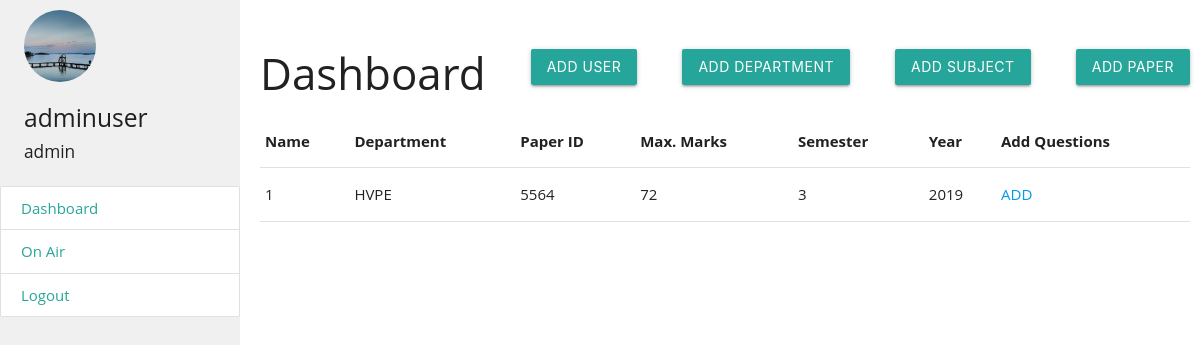
The app's page /index.php (signed in) with its own data.
### tables this page shows
CREATE TABLE `paper` (
  `sno` int(255) NOT NULL,
  `subcode` varchar(9999) NOT NULL,
  `paper_id` text NOT NULL,
  `maxm` int(10) NOT NULL,
  `sem` int(110) NOT NULL,
  `year` int(4) NOT NULL,
  `islive` int(5) NOT NULL
);

### config.php (called while the page is built, shortened)
<?php
$conn = mysqli_connect("localhost", "root", "", "hack");
function getData($table, $offset)
{
  global $conn;
  $qry = "SELECT * FROM $table";
  $exe = mysqli_query($conn, $qry);
  $array = array(array());
  $i = 0;
  while ($cont = mysqli_fetch_array($exe)) {
    for ($j = 0; $j <= $offset - 1; $j++) {
      $array[$i][$j] = $cont[$j];
    }
    $i++;
  }
  return $array;
}
$papersAll = getData('paper', 7);
$subjects = getData('subjects', 5);
function getSubjectName($code)
{
  global $subjects;
  foreach ($subjects as $subject) {
    if ($subject[2] == $code) {
      return $subject[1];
    }
  }
}

### index.php (the view, shortened to what this page needs)
<?php include "./config.php"; ?>
<!DOCTYPE html>
<html>
<head>
  <link type="text/css" rel="stylesheet" href="css/materialize.min.css" media="screen,projection" />
  <link rel="stylesheet" href="css/main.css">
</head>
<body>
  <?php include "./sidebar.php"; ?>
  <div class="right-side">
    <div class="header-button-div">
      <h3>Dashboard</h3>
      <button data-target="modal1" class="btn modal-trigger">Add User</button>
      <button data-target="modal2" class="btn modal-trigger">Add Department</button>
      <button data-target="modal3" class="btn modal-trigger">Add Subject</button>
      <button data-target="modal4" class="btn modal-trigger">Add Paper</button>
    </div>
    <table>
      <tr>
        <th>Name</th>
        <th>Department</th>
        <th>Paper ID</th>
        <th>Max. Marks</th>
        <th>Semester</th>
        <th>Year</th>
        <th>Add Questions</th>
      </tr>
      <?php
      $paperData = getdata("paper", "6");
      foreach ($paperData as $paper_data) {
        $paper_data[1] = getSubjectName($paper_data[1]);
        echo "<tr>
        <td>$paper_data[0]</td>
        <td>$paper_data[1]</td>
        <td>$paper_data[2]</td>
        <td>$paper_data[3]</td>
        <td>$paper_data[4]</td>
        <td>$paper_data[5]</td>
        <td><a href='./addQuestion.php?paperid=$paper_data[2]'>ADD</a></td>
      </tr>";
      }
      ?>
    </table>
  </div>
</body>
</html>

### css/main.css (style rules this page uses)
body { font-family: "Open Sans", sans-serif; }
.right-side { margin-left: 20%; padding: 20px 10px 10px 20px; }

### index.php (style rules this page uses)
.header-button-div { display: flex; align-items: center; justify-content: space-between; }

### records on screen
paper: sno "1", paper_data "HVPE", paper "5564", maxm "72", sem "3", year "2019"

### other values on screen
$_SESSION["userName"] "adminuser"
$_SESSION["userType"] "admin"
